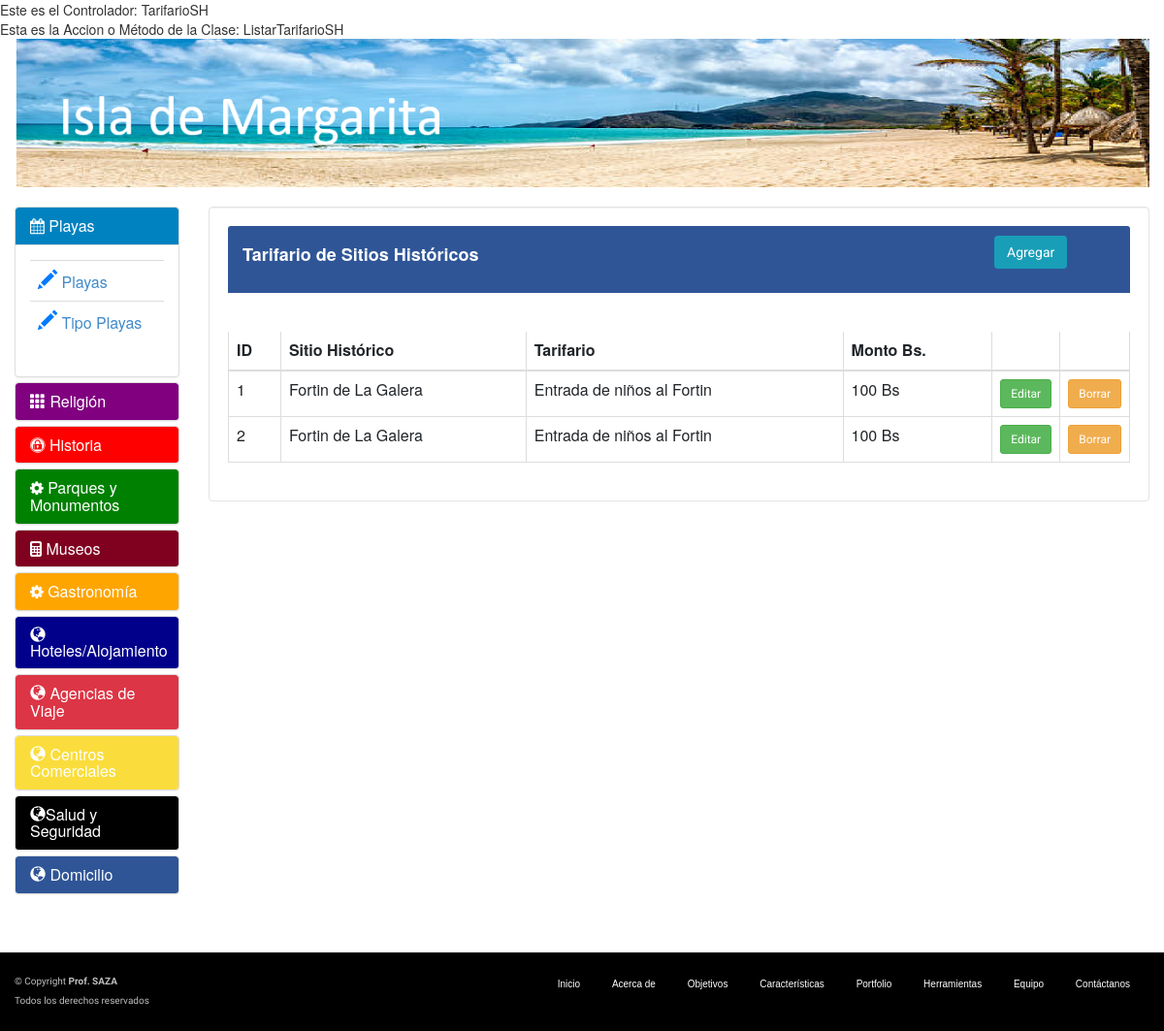
/TarifarioSH/ListarTarifarioSH, run on an earlier commit of the app's database.
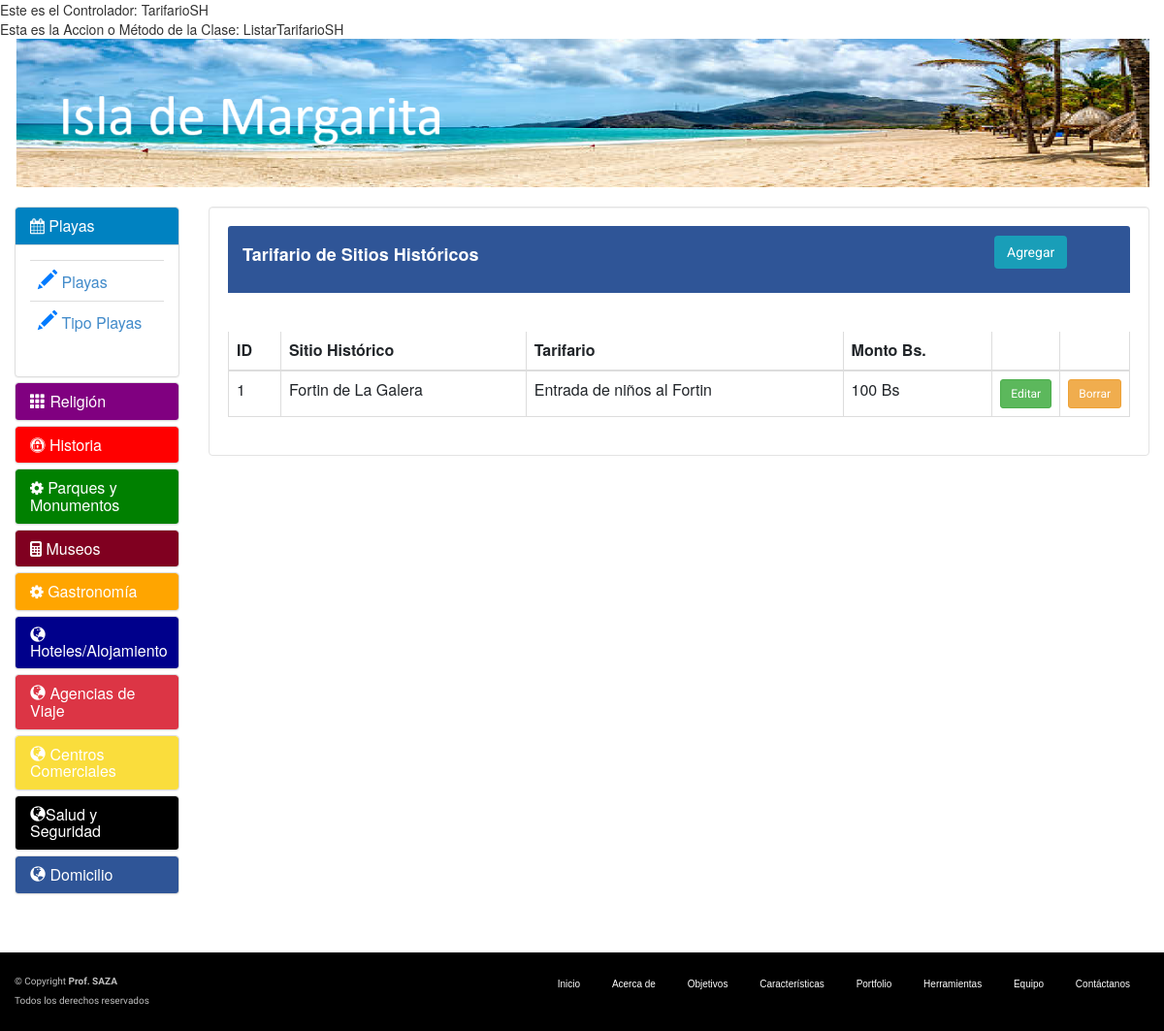
And on a later commit of the database.
### tables this page shows
CREATE TABLE IF NOT EXISTS `tbl_tarifariosh` (
  `id_tarifariosh` int NOT NULL AUTO_INCREMENT,
  `descripciontf` varchar(255) NOT NULL,
  `Montotf` int NOT NULL,
  `id_Sitiohistorico` int NOT NULL,
  PRIMARY KEY (`id_tarifariosh`),
  KEY `id_Sitiohistorico` (`id_Sitiohistorico`),
  UNIQUE (`descripciontf`, `id_Sitiohistorico`)
);

CREATE TABLE IF NOT EXISTS `tbl_sitioshistoricos` (
  `id_SitiosHistoricos` int NOT NULL AUTO_INCREMENT,
  `Nombre_Sitio` varchar(100) NOT NULL,
  `fecha_creacion` date NOT NULL,
  `Historia` text NOT NULL,
  `imagen` varchar(255) NOT NULL,
  `CodCiudad` int NOT NULL,
  `CodParroquia` int NOT NULL,
  PRIMARY KEY (`id_SitiosHistoricos`),
  UNIQUE KEY `Nombre_Sitio` (`Nombre_Sitio`),
  KEY `CodCiudad` (`CodCiudad`),
  KEY `CodParroquia` (`CodParroquia`)
);

### controllers/TarifarioSHController.php (called while the page is built, shortened)
<?php
class TarifarioSHController
{
     function ListarTarifarioSH(){
         require_once('views/TarifarioSH/listartarifariosh.php');
    }
    static public function ListarTarifarioSH1(){
       	 require_once('models/TarifarioSH.php');
         $result_Listar= TarifarioSHModel::ListarTarifarioSH();
         return $result_Listar;
    }
}
?>

### models/TarifarioSH.php (called while the page is built, shortened)
<?php
class TarifarioSHModel
{
	public static function Get_Data($sql){
		$conexion=Conectar::conexion();
		try {
			!$result = mysqli_query($conexion, $sql);
		if ($result) {
            if (mysqli_affected_rows($conexion) == 0) {
                return false;
            } else {
                return $result;
            }
        } else {
            return false;
        }
		} catch (Exception $e) {
			return false;
		} finally {
			$conexion = Conectar::desconexion($conexion);
		}
	}
	public static function ListarTarifarioSH(){
        $sql_TarifarioSH = "SELECT `tbl_tarifariosh`.*, `tbl_sitioshistoricos`.`Nombre_Sitio`
							FROM `tbl_tarifariosh`
							LEFT JOIN `tbl_sitioshistoricos` ON `tbl_tarifariosh`.`id_Sitiohistorico` = `tbl_sitioshistoricos`.`id_SitiosHistoricos`;";
		$result_TarifarioSH = TarifarioSHModel::Get_Data($sql_TarifarioSH);
        return $result_TarifarioSH;
	}
}
?>

### views/TarifarioSH/listartarifariosh.php (the view)
<?php
   require_once('controllers/TarifarioSHController.php');
   $controller= new TarifarioSHController();
   $result_tarifario= $controller->ListarTarifarioSH1();
   $numrows = 0;
   if($result_tarifario){
    $numrows = mysqli_num_rows($result_tarifario);
   }
?>
<div class="contaniner">
<div class="panel-heading" style =" background-color: #2F5597">
        <div class = "row">
            <div class = "col-10" style = "color : white">
                <h4> <b>Tarifario de Sitios Históricos</b></h4>
            </div>
            <div class = "col-2">
                <form action= "<?php echo SERVERURL?>TarifarioSH/IngresarTarifa" method = "POST">
                    <button type="submit" class="btn btn-prymary" text-align = "center">Agregar</button>
                </form>
            </div>
          </div>
</div>
<br><br>
<div class="table-responsive">
    <table id="dtBasicExample" class="table table-bordered">
        <thead>
            <tr>
                <th>ID</th>
                <th>Sitio Histórico</th>
                <th>Tarifario</th>
                <th>Monto Bs.</th>
                <th></th>
                <th></th>
            </tr>
        </thead>
        <tbody>
        <?php
        if ($numrows > 0) {
            while ($row = mysqli_fetch_array($result_tarifario)) {
                ?>
                <tr>
                    <td><?php echo $row['id_tarifariosh']; ?></td>
                    <td><?php echo $row['Nombre_Sitio']; ?></td>
                    <td><?php echo $row['descripciontf']; ?></td>
                    <td><?php echo $row['Montotf']; ?> Bs</td>
                    <td align= "center" width="50px">
                        <form action="<?php echo SERVERURL?>TarifarioSH/ActualizarTarifa/<?php echo $row['id_tarifariosh']; ?>" method="POST" style="display:inline;">
                             <button type="submit" class="btn btn-sm btn-success">Editar</button>
                        </form>
                    </td>
                    <td align= "center" width="50px">
                        <form action="<?php echo SERVERURL?>TarifarioSH/BorrarTarifa/<?php echo $row['id_tarifariosh']; ?>" method="POST" style="display:inline;">
                            <button type="submit" class="btn btn-sm btn-warning">Borrar</button>
                        </form>
                    </td>
                </tr>
                <?php
            }
        }
        ?>
        </tbody>
    </table>
</div>
</div>

What changed in the data, as far as the page shows it:
removed tbl_tarifariosh: id_tarifariosh "2", id_Sitiohistorico.Nombre_Sitio "Fortin de La Galera", descripciontf "Entrada de niños al Fortin", Montotf "100"
